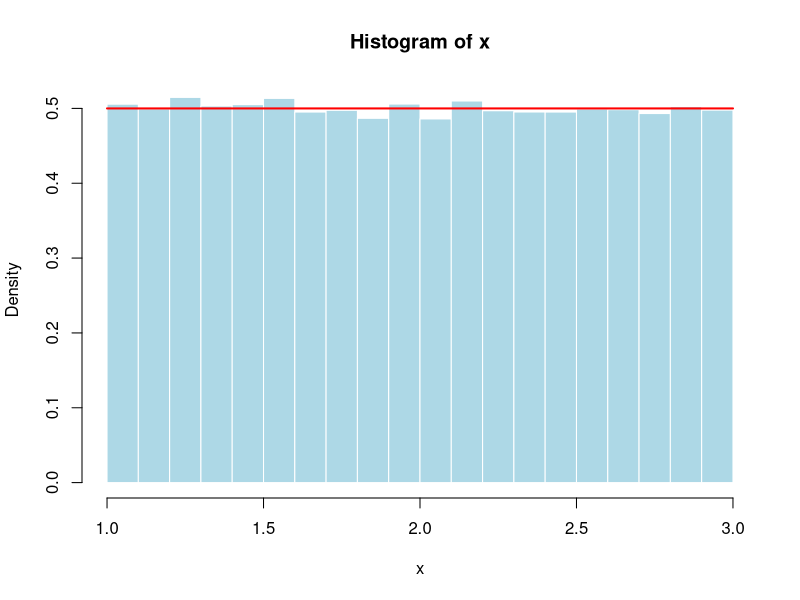
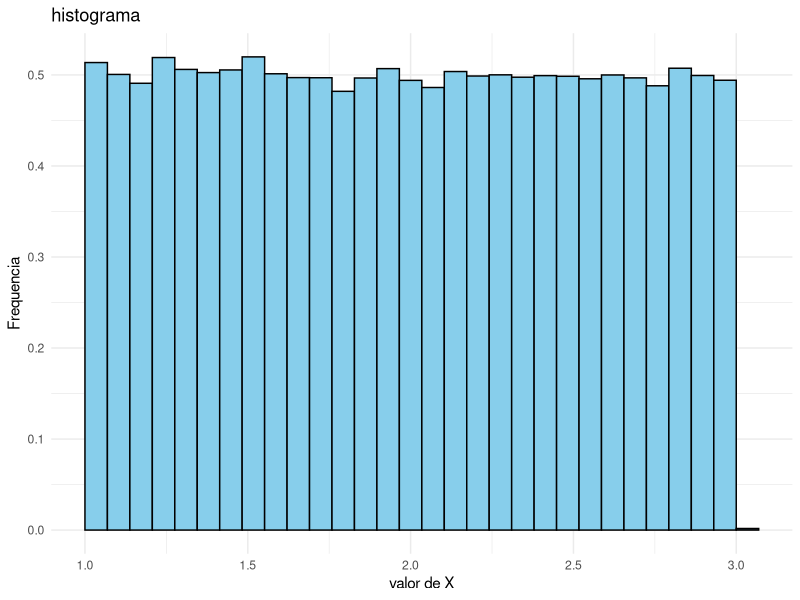
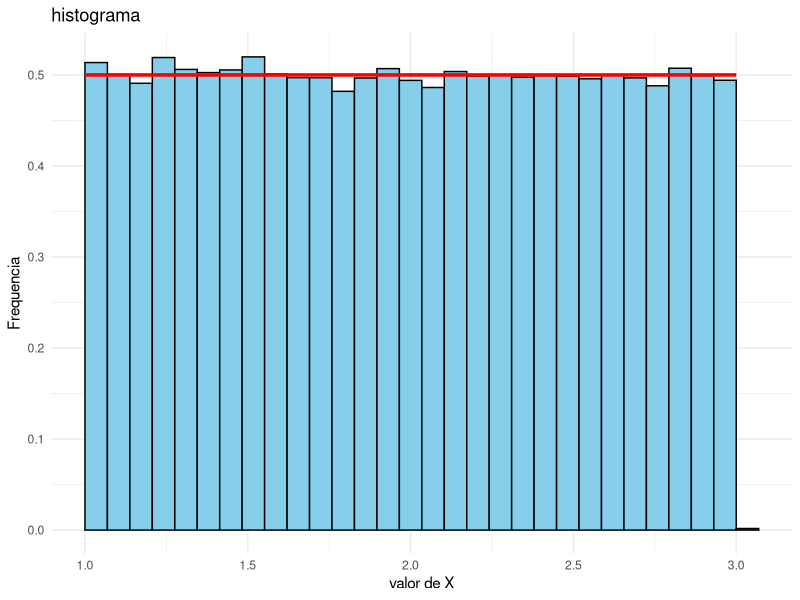

These charts were generated, in order, by the following R code:
n <- 100000
u <- runif(n)

x <- u * 2 + 1
hist(x, probability = TRUE, col = "lightblue", border = "white")
curve(0 * x + 0.5, from = 1, to = 3, col = "red", lwd = 2, add = TRUE)

library(ggplot2)

data <- data.frame(X = x)
p <- ggplot(data, aes(x = X)) +
  geom_histogram(aes(y = ..density..), bins = 30, fill = "skyblue", color = "black") +
  labs(title = "histograma", x  = "valor de X", y = "Frequencia") +
  theme_minimal() 

print(p)
p +  stat_function(fun = function(x) 0.5 , color = "red", size = 1.2, xlim = c(1, 3))
